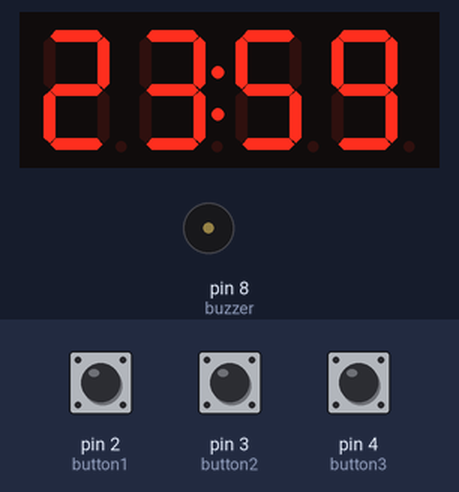
The sketch below on a simulated Arduino Uno, built with avr-gcc and run on an emulated ATmega328P. Parts: 4-digit seven-segment display, buzzer (waves = sounding, pin HIGH). Inputs (shaded band) come from the test bench; at power-on: pin 2 (button1) LOW, pin 3 (button2) LOW, pin 4 (button3) LOW.

Above: at 1.2 s.
1.3 s: pin 2 (button1) pulled HIGH for 0.15 s
At 1.9 s:
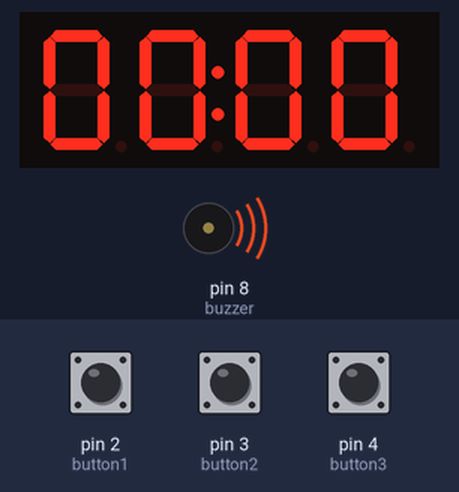
2.9 s: pin 3 (button2) pulled HIGH for 0.15 s
At 3.7 s:
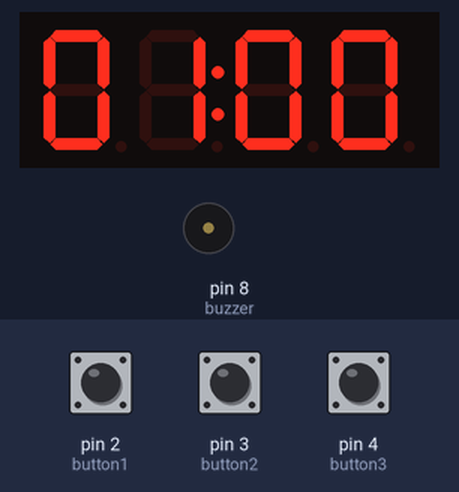
4.5 s: pin 2 (button1) pulled HIGH for 1 s
At 5.0 s:
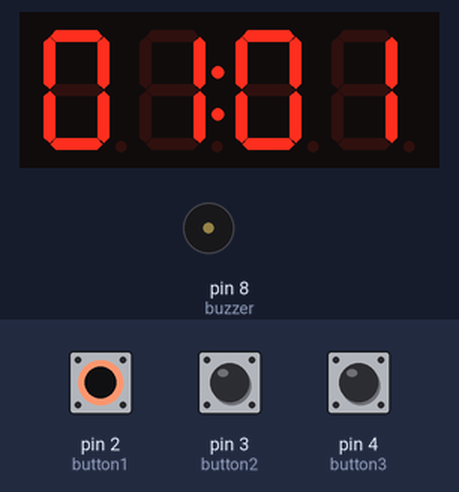
8.5 s: pin 4 (button3) pulled HIGH for 0.15 s
At 8.61 s:
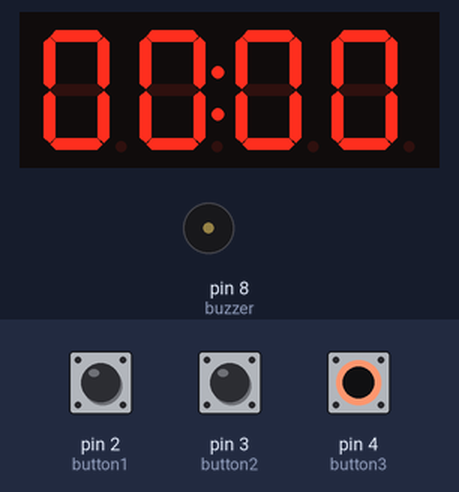
10.1 s: pin 3 (button2) pulled HIGH for 1 s
At 11.0 s:
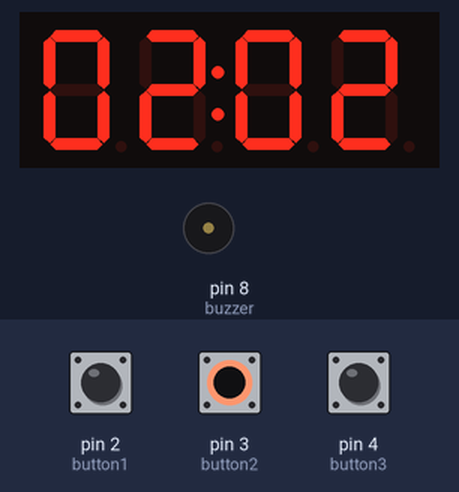
12.6 s: pin 4 (button3) pulled HIGH for 1 s
At 13.1 s:
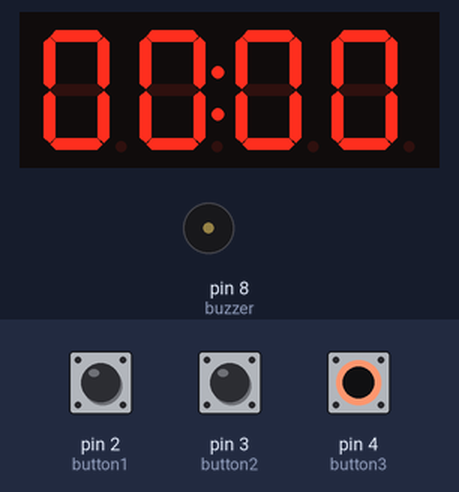
Timing chart, 0 to 15.6 s (numbered marks = the images above; inputs shaded):
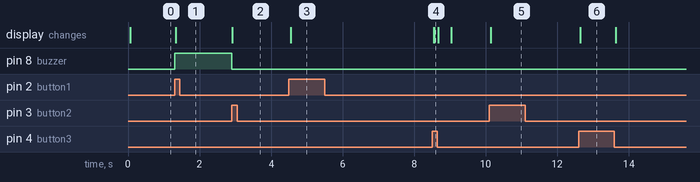

Measured:
- after the input at 1.3 s, pin 8 (buzzer): LOW → HIGH at once; the display: changes at once (image 1)
- after the input at 2.9 s, pin 8 (buzzer): HIGH → LOW at once; the display: changes at once (image 2)
- after the input at 4.5 s, the display: changes after 0.06 s (image 3)
- after the input at 8.5 s, the display: first changes after 0.05 s (image 4 shows a later state)
- after the input at 10.1 s, the display: changes at once (image 5)
- after the input at 12.6 s, the display: first changes at once (image 6 shows a later state)

The sketch:

tubes_rtos_lama.ino
```cpp
//include library
#include <TM1637.h>
#include <Arduino_FreeRTOS.h>

//declare variable
int secs;
int mins;
int hours;
int alarmMins=0;
int alarmHours=0;

//declare function
void addSecs();
void addMins();
void addHours();
void displayTime(int hours, int minutes);

//declare pin
int CLKPin = 5;
int DIOPin = 6;
TM1637 tm1637(CLKPin,DIOPin);
int button1 = 2;
int button2 = 3;
int button3 = 4;
int buzzer = 8;

void setup() {
  Serial.begin(9600);

  //waktu awal
  secs = 50;
  mins = 59;
  hours = 23;

  cli();  // Disable Interrupt

  //initialize timer register
  TCCR1A = 0; // initialise register TCCR1A
  TCCR1B = 0; // initialise register TCCR1B
  OCR1A = 62500; // trigger interrupt A at 1s
  TCCR1B |= (1<<CS12) | (1<<WGM12); // set pre-scalar 256 and CTC mode
  TIMSK1 |= (1<<OCIE1A) ; // enable OCR1A

  sei();  // Enable Interrupt

  //initialize TM1637
  tm1637.init();
  tm1637.set();

  //IO
  pinMode(button1, INPUT);
  pinMode(button2, INPUT);
  pinMode(button3, INPUT);
  pinMode(buzzer, OUTPUT);

  attachInterrupt(digitalPinToInterrupt(button1), tekan1, RISING);
  attachInterrupt(digitalPinToInterrupt(button2), tekan2, RISING);

  //inisialisasi thread
  xTaskCreate(displayClock, "Task 1", 128, NULL, 2, NULL);
  xTaskCreate(CallAlarm, "Task 2" , 128, NULL, 1, NULL);

}

void loop(){
}

void displayClock(void* pvParameters){
  (void) pvParameters;
  while(1){
    if(digitalRead(button3)==HIGH){
      displayTime(alarmHours, alarmMins);
    }
    else{
      displayTime(hours, mins);
    }
    //delay
    vTaskDelay(20/portTICK_PERIOD_MS);
  }
}


void CallAlarm(void* pvParameters){
  (void) pvParameters;
  while(1){
    if((mins == alarmMins) && (hours == alarmHours)) {
      digitalWrite(buzzer, HIGH);
    }
    else{
      digitalWrite(buzzer, LOW);
    }
    vTaskDelay(20/portTICK_PERIOD_MS);
  }
}


ISR(TIMER1_COMPA_vect){
  TCNT1  = 0;
  addSecs();
}

void addSecs()
{
  if (secs < 59 && secs >= 0) {
    secs++;
  }
  else if (secs == 59) {
    secs = 0;
    addMins();
  }
}

void addMins()
{
  if (mins < 59 && mins >= 0) {
    mins++;
  }
  else if (mins == 59) {
    mins = 0;
    addHours();
  }
}

void addHours()
{
  if (hours < 23 && hours >= 0) {
    hours++;
  }
  else if (hours == 23) {
    hours = 0;
  }
}

void addMinsAlarm()
{
  if (alarmMins < 59 && alarmMins >= 0) {
    alarmMins++;
  }
  else if (alarmMins == 59) {
    alarmMins = 0;
  }
}

void addHoursAlarm()
{
  if (alarmHours < 23 && alarmHours >= 0) {
    alarmHours++;
  }
  else if (alarmHours == 23) {
    alarmHours = 0;
 }
}

void displayTime(int hours, int minutes) {
  tm1637.display(0, (hours/10)%10); //puluhan jam
  tm1637.display(1, hours%10);  //satuan jam
  tm1637.point(1);
  tm1637.display(2, (minutes/10)%10); //puluhan menit
  tm1637.display(3, minutes%10);  //satuan menit
}

void tekan1(){
  if (digitalRead(button3)==LOW){
    addMins();
  }
  else{
    addMinsAlarm();
  }
}

void tekan2(){
  if (digitalRead(button3)==LOW){
    addHours();
  }
  else{
    addHoursAlarm();
  }
}
```
